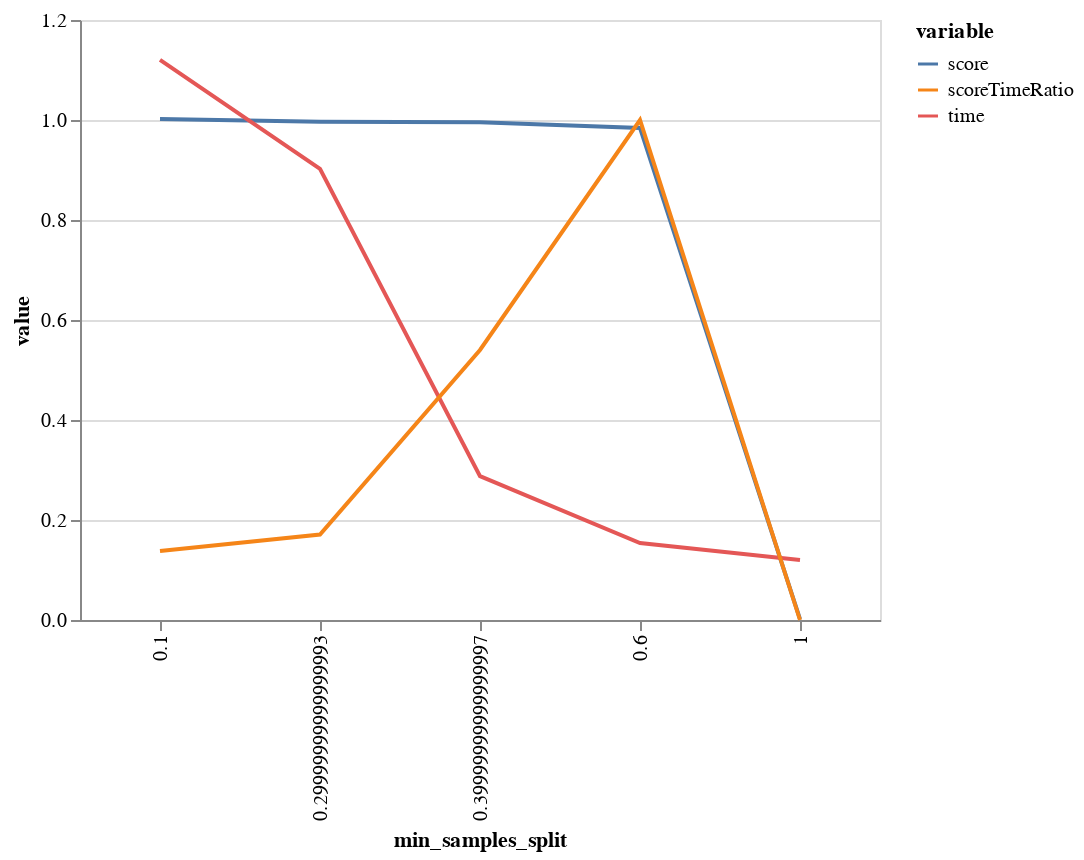

This figure's notebook cell:
### Code cell
min_samples_split = bgs.compareValsBaseCase(X, 
                    y, 
                    getForestAccuracy,        
                    rfArgs, 
                    roc_auc_score, 
                    "min_samples_split", 
                    1, 
                    0.1, 
                    1.0)

bgs.showTimeScoreChartAndGraph(min_samples_split)

### Figure 1 — Vega-Lite specification as saved in the notebook (floating-point values rounded to 4 significant figures)
{"$schema": "https://vega.github.io/schema/vega-lite/v2.6.0.json", "config": {"view": {"height": 300, "width": 400}}, "data": {"name": "data-94732a4a1c0b2162cb23e60585947b29"}, "datasets": {"data-94732a4a1c0b2162cb23e60585947b29": [{"min_samples_split": 0.1, "value": 1.002, "variable": "score"}, {"min_samples_split": 1, "value": 0.001828, "variable": "score"}, {"min_samples_split": 0.6, "value": 0.9842, "variable": "score"}, {"min_samples_split": 0.4, "value": 0.9953, "variable": "score"}, {"min_samples_split": 0.3, "value": 0.9967, "variable": "score"}, {"min_samples_split": 0.1, "value": 1.12, "variable": "time"}, {"min_samples_split": 1, "value": 0.1202, "variable": "time"}, {"min_samples_split": 0.6, "value": 0.154, "variable": "time"}, {"min_samples_split": 0.4, "value": 0.2878, "variable": "time"}, {"min_samples_split": 0.3, "value": 0.9023, "variable": "time"}, {"min_samples_split": 0.1, "value": 0.1379, "variable": "scoreTimeRatio"}, {"min_samples_split": 1, "value": 0, "variable": "scoreTimeRatio"}, {"min_samples_split": 0.6, "value": 1, "variable": "scoreTimeRatio"}, {"min_samples_split": 0.4, "value": 0.54, "variable": "scoreTimeRatio"}, {"min_samples_split": 0.3, "value": 0.1709, "variable": "scoreTimeRatio"}]}, "encoding": {"color": {"field": "variable", "type": "nominal"}, "x": {"field": "min_samples_split", "type": "ordinal"}, "y": {"field": "value", "type": "quantitative"}}, "mark": "line", "width": 400}
